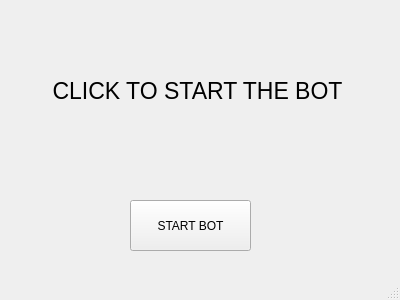
<?xml version="1.0" encoding="UTF-8"?>
<ui version="4.0">
 <class>MainWindow</class>
 <widget class="QMainWindow" name="MainWindow">
  <property name="geometry">
   <rect>
    <x>0</x>
    <y>0</y>
    <width>400</width>
    <height>300</height>
   </rect>
  </property>
  <property name="minimumSize">
   <size>
    <width>400</width>
    <height>300</height>
   </size>
  </property>
  <property name="maximumSize">
   <size>
    <width>400</width>
    <height>300</height>
   </size>
  </property>
  <property name="baseSize">
   <size>
    <width>400</width>
    <height>400</height>
   </size>
  </property>
  <property name="windowTitle">
   <string>MainWindow</string>
  </property>
  <widget class="QWidget" name="centralwidget">
   <widget class="QPushButton" name="start_button">
    <property name="geometry">
     <rect>
      <x>130</x>
      <y>200</y>
      <width>121</width>
      <height>51</height>
     </rect>
    </property>
    <property name="cursor">
     <cursorShape>PointingHandCursor</cursorShape>
    </property>
    <property name="text">
     <string>START BOT</string>
    </property>
   </widget>
   <widget class="QWidget" name="verticalLayoutWidget">
    <property name="geometry">
     <rect>
      <x>10</x>
      <y>60</y>
      <width>381</width>
      <height>61</height>
     </rect>
    </property>
    <layout class="QVBoxLayout" name="verticalLayout">
     <item>
      <widget class="QLabel" name="text_label">
       <property name="maximumSize">
        <size>
         <width>400</width>
         <height>300</height>
        </size>
       </property>
       <property name="font">
        <font>
         <pointsize>17</pointsize>
        </font>
       </property>
       <property name="layoutDirection">
        <enum>Qt::LeftToRight</enum>
       </property>
       <property name="text">
        <string>CLICK TO START THE BOT </string>
       </property>
       <property name="alignment">
        <set>Qt::AlignCenter</set>
       </property>
      </widget>
     </item>
    </layout>
   </widget>
  </widget>
  <widget class="QStatusBar" name="statusbar"/>
 </widget>
 <resources/>
 <connections/>
</ui>
